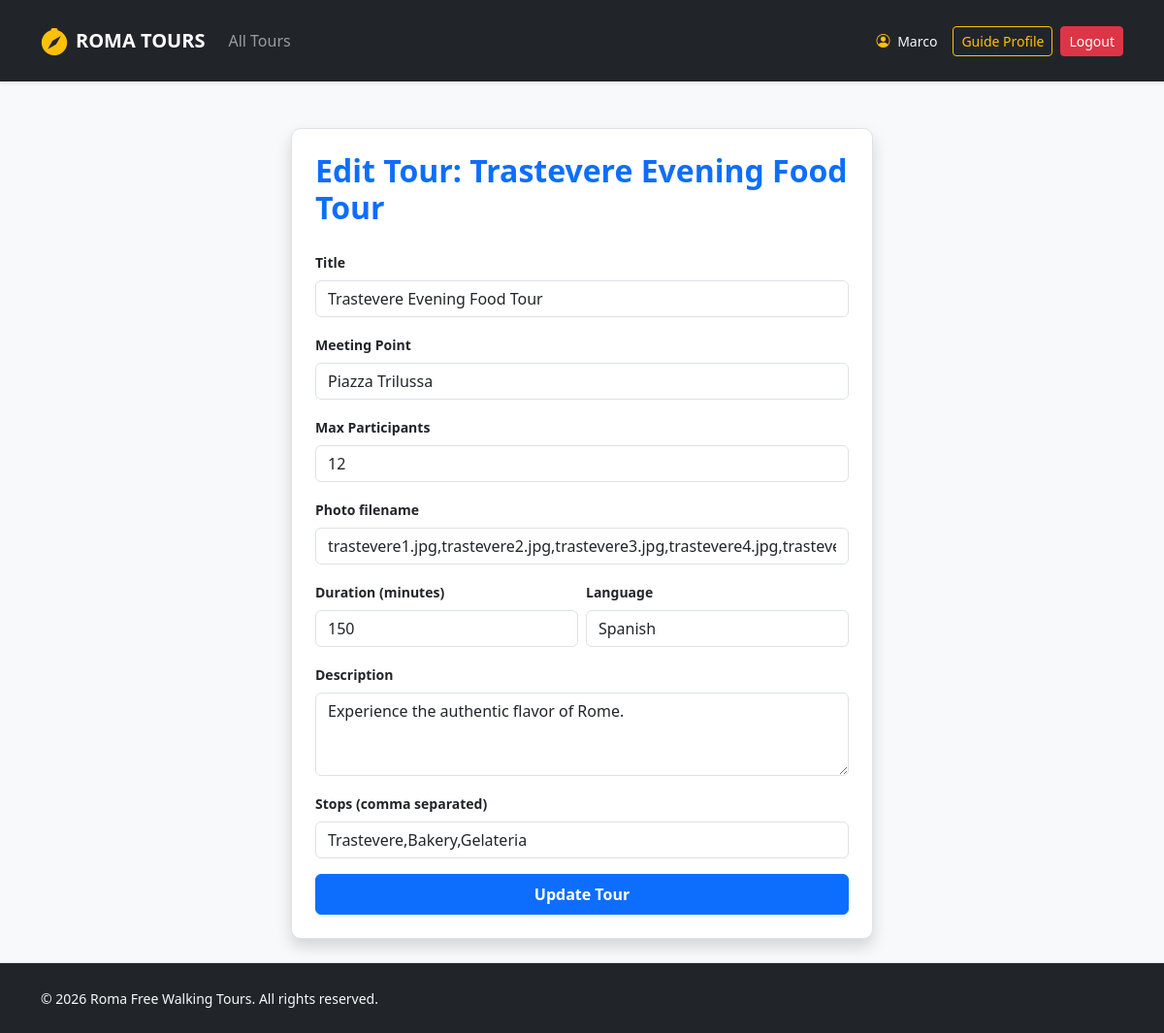
The page /guide/tour/edit/3 (signed in) on the database as committed earlier.
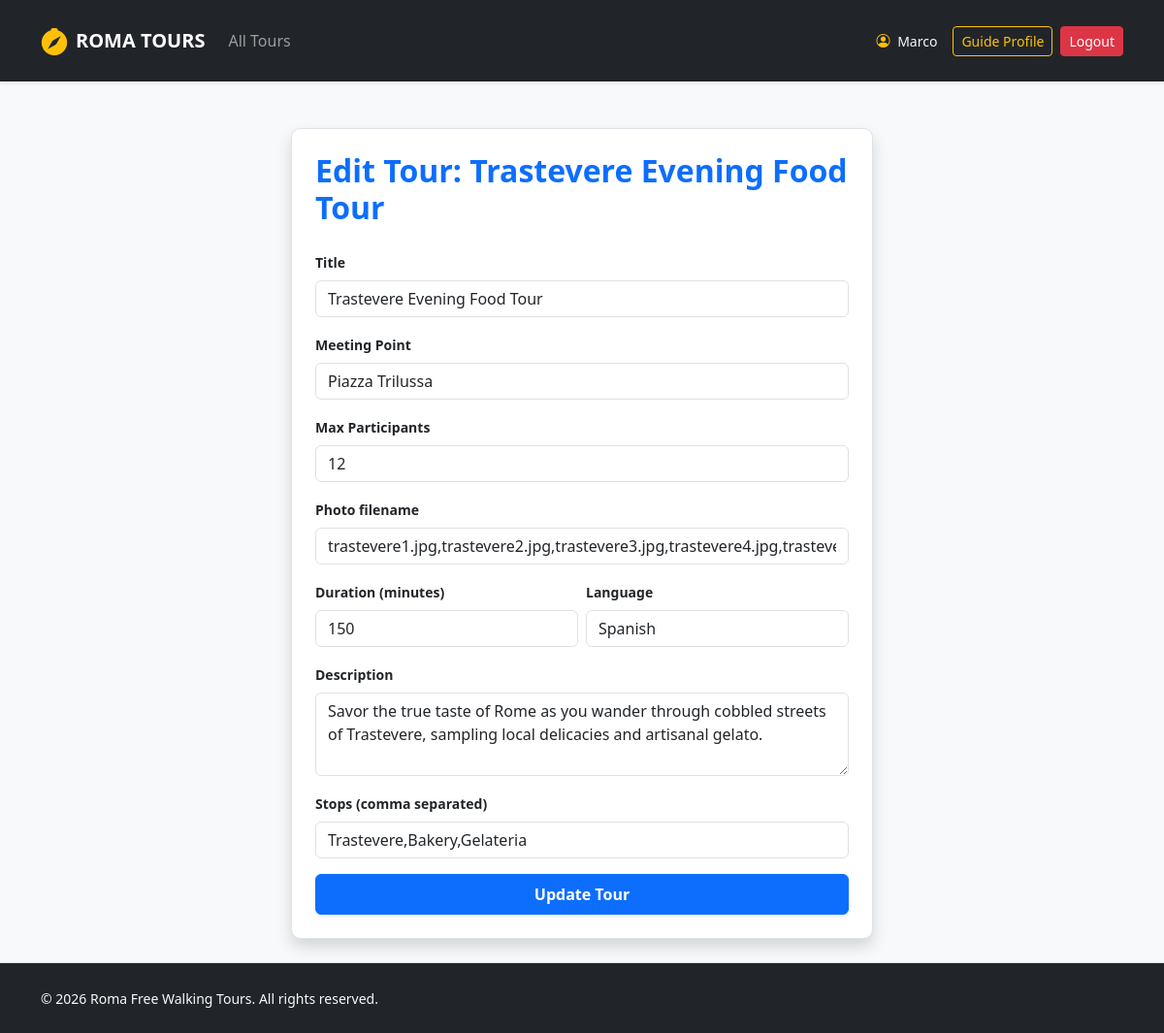
The same page on the database as committed later.
### tables this page shows
CREATE TABLE tours (
            id INTEGER PRIMARY KEY AUTOINCREMENT,
            guide_id INTEGER NOT NULL,
            title TEXT NOT NULL,
            meeting_point TEXT NOT NULL,
            duration INTEGER NOT NULL,
            language TEXT NOT NULL,
            max_participants INTEGER NOT NULL,
            description TEXT NOT NULL,
            stops TEXT NOT NULL,
            photos TEXT NOT NULL,
            FOREIGN KEY (guide_id) REFERENCES users(id) ON DELETE CASCADE
        );

### routes/guide_routes.py (the view, shortened to what this page needs)
@guide_bp.route("/guide/tour/edit/<int:tour_id>", methods=["GET", "POST"])
@login_required
@guide_required
def edit_tour(tour_id):
    if tours_dao.has_reservations(tour_id):
        flash("This tour has active reservations and cannot be modified!", "danger")
        return redirect(url_for("auth.profile_guide"))
    tour = tours_dao.get_tour_by_id(tour_id)
    return render_template("edit_tour.html", tour=tour)

### app.py (called while the page is built)
@login_manager.user_loader
def load_user(user_id):
    db_user = get_user_by_id(user_id)
    if db_user:
        return User(
            id=db_user["id"], name=db_user["name"], surname=db_user["surname"],
            email=db_user["email"], role=db_user["role"], languages=db_user["languages"]
        )
    return None

### dao/tours_dao.py (called while the page is built)
def has_reservations(p_tour_id):
    query = "SELECT COUNT(*) as count FROM reservations WHERE tour_id = ?"
    conn = sqlite3.connect(DB_FILE_PATH)
    conn.row_factory = sqlite3.Row
    cursor = conn.cursor()
    cursor.execute(query, (p_tour_id,))
    res = cursor.fetchone()
    cursor.close()
    conn.close()
    return res['count'] > 0

### dao/users_dao.py (called while the page is built)
def get_user_by_id(p_id):
    query = "SELECT * FROM users WHERE id = ?"
    conn = sqlite3.connect("roma_tours.db")
    conn.row_factory = sqlite3.Row
    cursor = conn.cursor()
    cursor.execute(query, (p_id,))
    db_user = cursor.fetchone()
    cursor.close()
    conn.close()
    return db_user

### templates/edit_tour.html (shortened to what this page needs)
{% extends 'base.html' %}
{% block content %}
<div class="col-12 d-flex justify-content-center py-4">
    <div class="card shadow border p-4" style="width: 100%; max-width: 600px;">
        <h2 class="mb-4 fw-bold text-primary">Edit Tour: {{ tour.title }}</h2>
        <form method="POST">
            <div class="mb-3">
                <label for="title" class="form-label small fw-bold">Title</label>
                <input type="text" name="title" id="title" class="form-control" value="{{ tour.title }}" required>
            </div>
            <div class="mb-3">
                <label for="meeting_point" class="form-label small fw-bold">Meeting Point</label>
                <input type="text" name="meeting_point" id="meeting_point" class="form-control" value="{{ tour.meeting_point }}" required>
            </div>
            <div class="mb-3">
                <label for="max_participants" class="form-label small fw-bold">Max Participants</label>
                <input type="number" name="max_participants" id="max_participants" class="form-control" value="{{ tour.max_participants }}" required>
            </div>
            <div class="mb-3">
                <label for="photos" class="form-label small fw-bold">Photo filename</label>
                <input type="text" name="photos" id="photos" class="form-control" value="{{ tour.photos }}" required>
            </div>
            <div class="row g-2 mb-3">
                <div class="col-md-6">
                    <label for="duration" class="form-label small fw-bold">Duration (minutes)</label>
                    <input type="number" name="duration" id="duration" class="form-control" value="{{ tour.duration }}" required>
                </div>
                <div class="col-md-6">
                    <label for="language" class="form-label small fw-bold">Language</label>
                    <input type="text" name="language" id="language" class="form-control" value="{{ tour.language }}" required>
                </div>
            </div>
            <div class="mb-3">
                <label for="description" class="form-label small fw-bold">Description</label>
                <textarea name="description" id="description" class="form-control" rows="3" required>{{ tour.description }}</textarea>
            </div>
            <div class="mb-3">
                <label for="stops" class="form-label small fw-bold">Stops (comma separated)</label>
                <input type="text" name="stops" id="stops" class="form-control" value="{{ tour.stops }}" required>
            </div>
            <button type="submit" class="btn btn-primary w-100 py-2 fw-bold shadow-sm">Update Tour</button>
        </form>
    </div>
</div>
{% endblock %}

Rows that differ between the two databases and show on the page:
changed tours "Trastevere Evening Food Tour": description "Experience the authentic flavor of Rome." → "Savor the true taste of Rome as you wander through cobbled streets of Trastevere, sampling local delicacies and artisanal gelato."
